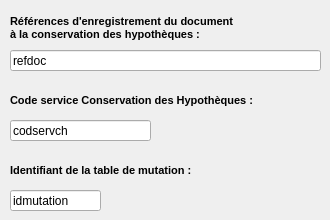
   <widget class="QWidget" name="Reference_des_biens">
    <attribute name="title">
     <string>Références des biens</string>
    </attribute>
    <widget class="QLabel" name="Id_table_mutation">
     <property name="geometry">
      <rect>
       <x>10</x>
       <y>160</y>
       <width>211</width>
       <height>21</height>
      </rect>
     </property>
     <property name="text">
      <string>&lt;!DOCTYPE HTML PUBLIC &quot;-//W3C//DTD HTML 4.0//EN&quot; &quot;http://www.w3.org/TR/REC-html40/strict.dtd&quot;&gt;
&lt;html&gt;&lt;head&gt;&lt;meta name=&quot;qrichtext&quot; content=&quot;1&quot; /&gt;&lt;style type=&quot;text/css&quot;&gt;
p, li { white-space: pre-wrap; }
&lt;/style&gt;&lt;/head&gt;&lt;body style=&quot; font-family:'MS Shell Dlg 2'; font-size:8.25pt; font-weight:400; font-style:normal;&quot;&gt;
&lt;p style=&quot; margin-top:0px; margin-bottom:0px; margin-left:0px; margin-right:0px; -qt-block-indent:0; text-indent:0px;&quot;&gt;&lt;span style=&quot; font-size:8pt; font-weight:600;&quot;&gt;Identifiant de la table de mutation :&lt;/span&gt;&lt;/p&gt;&lt;/body&gt;&lt;/html&gt;</string>
     </property>
    </widget>
    <widget class="QLineEdit" name="refdoc">
     <property name="geometry">
      <rect>
       <x>10</x>
       <y>50</y>
       <width>311</width>
       <height>21</height>
      </rect>
     </property>
     <property name="text">
      <string>refdoc</string>
     </property>
    </widget>
    <widget class="QLineEdit" name="codservch">
     <property name="geometry">
      <rect>
       <x>10</x>
       <y>120</y>
       <width>141</width>
       <height>21</height>
      </rect>
     </property>
     <property name="text">
      <string>codservch</string>
     </property>
    </widget>
    <widget class="QLabel" name="Ref_enreg_ch">
     <property name="geometry">
      <rect>
       <x>10</x>
       <y>8</y>
       <width>271</width>
       <height>41</height>
      </rect>
     </property>
     <property name="text">
      <string>&lt;!DOCTYPE HTML PUBLIC &quot;-//W3C//DTD HTML 4.0//EN&quot; &quot;http://www.w3.org/TR/REC-html40/strict.dtd&quot;&gt;
&lt;html&gt;&lt;head&gt;&lt;meta name=&quot;qrichtext&quot; content=&quot;1&quot; /&gt;&lt;style type=&quot;text/css&quot;&gt;
p, li { white-space: pre-wrap; }
&lt;/style&gt;&lt;/head&gt;&lt;body style=&quot; font-family:'MS Shell Dlg 2'; font-size:8.25pt; font-weight:400; font-style:normal;&quot;&gt;
&lt;p style=&quot; margin-top:0px; margin-bottom:0px; margin-left:0px; margin-right:0px; -qt-block-indent:0; text-indent:0px;&quot;&gt;&lt;span style=&quot; font-size:8pt; font-weight:600;&quot;&gt;Références d'enregistrement du document&lt;/span&gt;&lt;/p&gt;
&lt;p style=&quot; margin-top:0px; margin-bottom:0px; margin-left:0px; margin-right:0px; -qt-block-indent:0; text-indent:0px;&quot;&gt;&lt;span style=&quot; font-size:8pt; font-weight:600;&quot;&gt;à la conservation des hypothèques :&lt;/span&gt;&lt;/p&gt;&lt;/body&gt;&lt;/html&gt;</string>
     </property>
    </widget>
    <widget class="QLabel" name="Code_service_ch">
     <property name="geometry">
      <rect>
       <x>10</x>
       <y>90</y>
       <width>271</width>
       <height>21</height>
      </rect>
     </property>
     <property name="text">
      <string>&lt;!DOCTYPE HTML PUBLIC &quot;-//W3C//DTD HTML 4.0//EN&quot; &quot;http://www.w3.org/TR/REC-html40/strict.dtd&quot;&gt;
&lt;html&gt;&lt;head&gt;&lt;meta name=&quot;qrichtext&quot; content=&quot;1&quot; /&gt;&lt;style type=&quot;text/css&quot;&gt;
p, li { white-space: pre-wrap; }
&lt;/style&gt;&lt;/head&gt;&lt;body style=&quot; font-family:'MS Shell Dlg 2'; font-size:8.25pt; font-weight:400; font-style:normal;&quot;&gt;
&lt;p style=&quot; margin-top:0px; margin-bottom:0px; margin-left:0px; margin-right:0px; -qt-block-indent:0; text-indent:0px;&quot;&gt;&lt;span style=&quot; font-size:8pt; font-weight:600;&quot;&gt;Code service Conservation des Hypothèques :&lt;/span&gt;&lt;/p&gt;&lt;/body&gt;&lt;/html&gt;</string>
     </property>
    </widget>
    <widget class="QLineEdit" name="idmutation">
     <property name="geometry">
      <rect>
       <x>10</x>
       <y>190</y>
       <width>91</width>
       <height>21</height>
      </rect>
     </property>
     <property name="text">
      <string>idmutation</string>
     </property>
    </widget>
   </widget>
